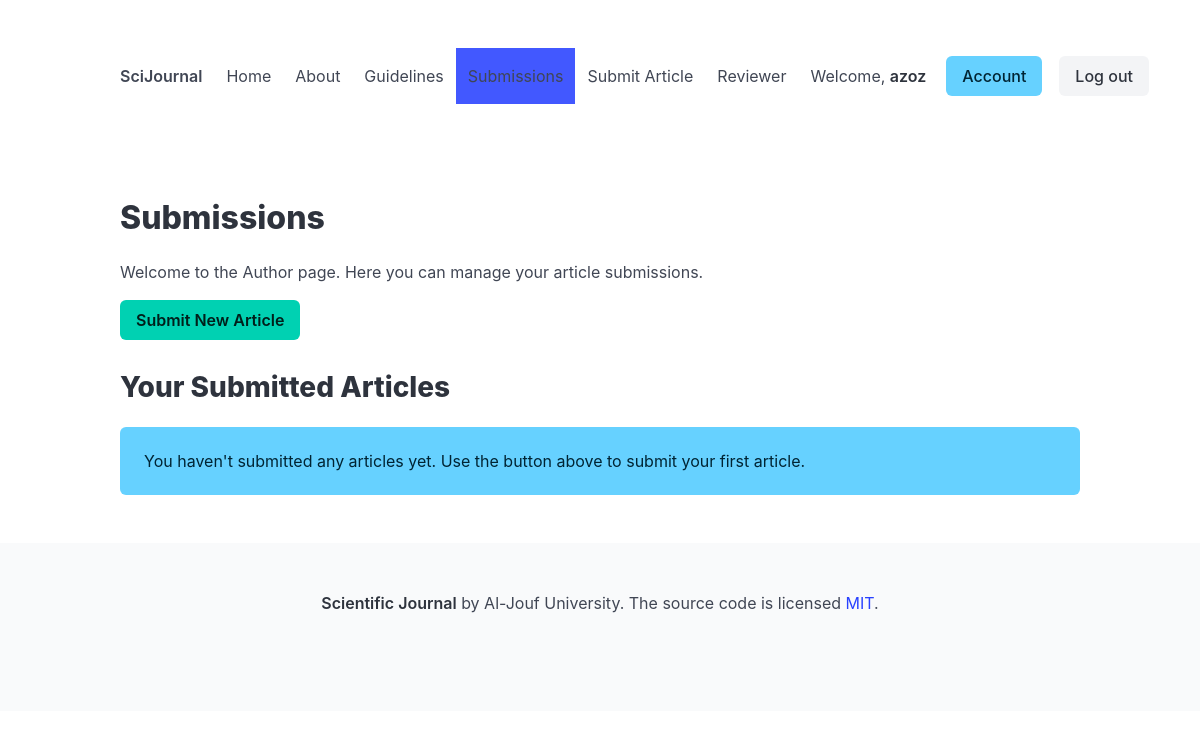
The app's page /submissions/ (signed in), older data.
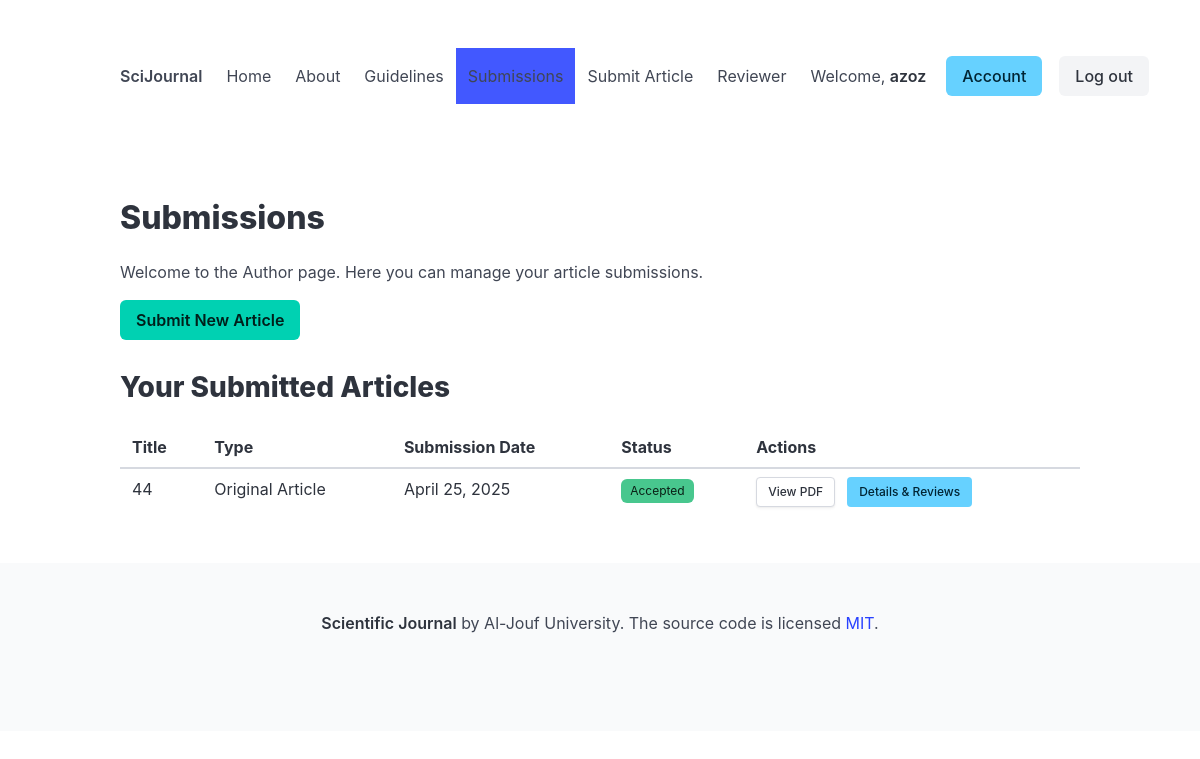
The same page, newer data.
### journal/models.py (models this page shows, shortened)
class Article(models.Model):
    ARTICLE_TYPE_CHOICES = [
        ('original', 'Original Article'),
        ('review', 'Review Article'),
    ]
    DECISION_CHOICES = [
        ('accepted', 'Accepted'),
        ('under_review', 'Under review'),
        ('revision_requested', 'Revision Requested'),
        ('rejected', 'Rejected'),
        ('withdrawn', 'Withdrawn'),
    ]
    title = models.CharField(max_length=255)
    author = models.ForeignKey(User, on_delete=models.CASCADE, related_name='articles')
    type = models.CharField(max_length=20, choices=ARTICLE_TYPE_CHOICES)
    abstract = models.TextField(blank=True, null=True)
    keywords = models.CharField(max_length=255, blank=True, null=True)
    authors = models.CharField(max_length=255, blank=True, null=True)
    pdf_file = models.FileField(upload_to='article_pdfs/', null=True, blank=True, help_text="Upload your article as a PDF file")
    submission_date = models.DateField()
    acceptance_date = models.DateField(null=True, blank=True)
    publication_date = models.DateField(null=True, blank=True)
    decision = models.CharField(max_length=20, choices=DECISION_CHOICES, default='under_review')
    reviewers = models.ManyToManyField(User, through='Review', related_name='reviewing_articles')

### journal/views.py (the view)
# urls.py: path('submissions/', views.submissions_page, name='submissions_page'),
@login_required
def submissions_page(request):
    if request.user.is_staff or request.user.is_superuser:
        messages.error(request, "This page is not available for admin users.")
        return redirect('assignment_page')
    user_articles = Article.objects.filter(author=request.user).order_by('-submission_date')
    return render(request, 'journal/submissions.html', {'articles': user_articles})

### journal/templates/journal/submissions.html (shortened to what this page needs)
{% extends 'journal/base.html' %}
{% block content %}
<h1 class="title">Submissions</h1>
<div class="content">
    <p>Welcome to the Author page. Here you can manage your article submissions.</p>
    <div class="buttons">
        <a href="{% url 'submit_article' %}" class="button is-primary">
            <strong>Submit New Article</strong>
        </a>
    </div>
    <h2 class="subtitle">Your Submitted Articles</h2>
    {% if articles %}
        <div class="table-container">
            <table class="table is-striped is-fullwidth">
                <thead>
                    <tr>
                        <th>Title</th>
                        <th>Type</th>
                        <th>Submission Date</th>
                        <th>Status</th>
                        <th>Actions</th>
                    </tr>
                </thead>
                <tbody>
                    {% for article in articles %}
                    <tr>
                        <td>{{ article.title }}</td>
                        <td>{{ article.get_type_display }}</td>
                        <td>{{ article.submission_date }}</td>
                        <td>
                            <span class="tag
                                {% if article.decision == 'accepted' %}is-success
                                {% elif article.decision == 'rejected' %}is-danger
                                {% elif article.decision == 'withdrawn' %}is-warning
                                {% else %}is-info{% endif %}">
                                {{ article.get_decision_display }}
                            </span>
                        </td>
                        <td>
                            <div class="buttons">
                                {% if article.pdf_file %}
                                    <a href="{{ article.pdf_file.url }}" class="button is-small" target="_blank">
                                        View PDF
                                    </a>
                                {% endif %}
                                <a href="{% url 'article_detail' article.id %}" class="button is-info is-small">
                                    Details & Reviews
                                </a>
                            </div>
                        </td>
                    </tr>
                    {% endfor %}
                </tbody>
            </table>
        </div>
    {% else %}
        <div class="notification is-info">
            You haven't submitted any articles yet. Use the button above to submit your first article.
        </div>
    {% endif %}
</div>
{% endblock %}

Row changes from the older to the newer data that the page shows:
added Article: title "44", type "Original Article", submission_date "April 25, 2025", decision "Accepted"
Text that changed along with them:
text no longer shown: "You haven't submitted any articles yet. Use the button above to submit your first article."
text now shown: "Title Type Submission Date Status Actions"
